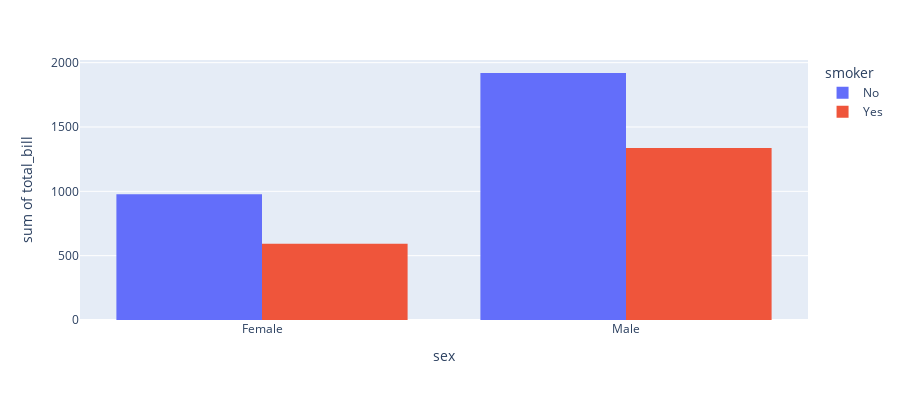

The cell this chart's notebook holds for it:
### Code cell
import plotly.express as px
df = px.data.tips()
fig = px.histogram(df, x="sex", y="total_bill",
             color='smoker', barmode='group',
             height=400)
fig.show()

### Figure 1 — Plotly figure (JSON) as saved in the notebook; plotly's stock layout.template omitted (floating-point values rounded to 4 significant figures; data arrays with more than 128 entries replaced by an {"elided": "..."} marker saying what was removed)
{"data": [{"alignmentgroup": "True", "bingroup": "x", "histfunc": "sum", "hovertemplate": "smoker=No<br>sex=%{x}<br>sum of total_bill=%{y}<extra></extra>", "legendgroup": "No", "marker": {"color": "#636efa", "pattern": {"shape": ""}}, "name": "No", "offsetgroup": "No", "orientation": "v", "showlegend": true, "type": "histogram", "x": {"elided": "151 str values"}, "xaxis": "x", "y": {"elided": "151 float values"}, "yaxis": "y"}, {"alignmentgroup": "True", "bingroup": "x", "histfunc": "sum", "hovertemplate": "smoker=Yes<br>sex=%{x}<br>sum of total_bill=%{y}<extra></extra>", "legendgroup": "Yes", "marker": {"color": "#EF553B", "pattern": {"shape": ""}}, "name": "Yes", "offsetgroup": "Yes", "orientation": "v", "showlegend": true, "type": "histogram", "x": ["Male", "Male", "Male", "Male", "Male", "Male", "Female", "Male", "Female", "Female", "Male", "Male", "Male", "Male", "Female", "Female", "Male", "Male", "Male", "Male", "Female", "Female", "Female", "Female", "Male", "Male", "Male", "Female", "Male", "Female", "Female", "Female", "Male", "Male", "Male", "Male", "Male", "Male", "Male", "Male", "Female", "Male", "Male", "Male", "Male", "Male", "Male", "Female", "Male", "Female", "Male", "Male", "Female", "Male", "Male", "Male", "Male", "Female", "Female", "Male", "Male", "Female", "Female", "Female", "Male", "Female", "Male", "Male", "Male", "Female", "Male", "Male", "Female", "Female", "Female", "Male", "Male", "Male", "Female", "Male", "Female", "Male", "Male", "Female", "Female", "Female", "Male", "Male", "Male", "Male", "Male", "Female", "Male"], "xaxis": "x", "y": [38.01, 11.24, 20.29, 13.81, 11.02, 18.29, 3.07, 15.01, 26.86, 25.28, 17.92, 19.44, 32.68, 28.97, 5.75, 16.32, 40.17, 27.28, 12.03, 21.01, 11.35, 15.38, 44.3, 22.42, 15.36, 20.49, 25.21, 14.31, 16, 17.51, 10.59, 10.63, 50.81, 15.81, 7.25, 31.85, 16.82, 32.9, 17.89, 14.48, 9.6, 34.63, 34.65, 23.33, 45.35, 23.17, 40.55, 20.9, 30.46, 18.15, 23.1, 15.69, 19.81, 28.44, 15.48, 16.58, 10.34, 43.11, 13, 13.51, 18.71, 12.74, 13, 16.4, 20.53, 16.47, 26.59, 38.73, 24.27, 12.76, 30.06, 25.89, 13.27, 28.17, 12.9, 28.15, 11.59, 7.74, 30.14, 12.16, 13.42, 8.58, 13.42, 16.27, 10.09, 22.12, 24.01, 15.69, 15.53, 12.6, 32.83, 27.18, 22.67], "yaxis": "y"}], "layout": {"barmode": "group", "height": 400, "legend": {"title": {"text": "smoker"}, "tracegroupgap": 0}, "margin": {"t": 60}, "xaxis": {"anchor": "y", "domain": [0, 1], "title": {"text": "sex"}}, "yaxis": {"anchor": "x", "domain": [0, 1], "title": {"text": "sum of total_bill"}}}}
